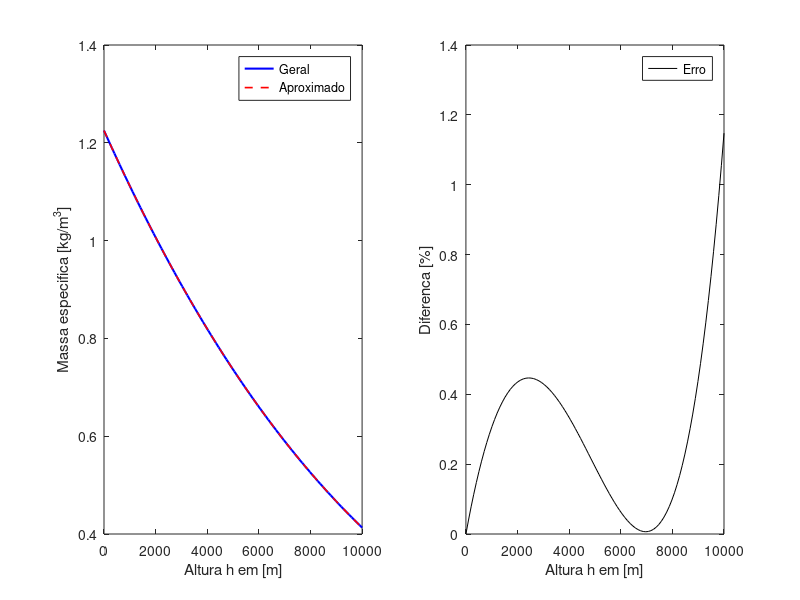

MATLAB code to generate this figure:
clc
clear all
close all

X = 0.0065;    %K/m
rho_0 = 1.225; %Kg/m3
T_0 = 288.15;  %K

h = linspace(0,10000); %variacao altitude em [m]
T = T_0 - X.*h;
rho = rho_0*((T/T_0).^4.2524);
rho_aprox = rho_0*((20 - h./1000)./(20+h./1000));
erro = (1-(rho_aprox./rho))*100;
subplot(1,2,1)
plot(h,rho,'b','LineWidth',1.5,'DisplayName','Geral')
hold on
plot(h,rho,'r--','LineWidth',1.2,'DisplayName','Aproximado')
xlabel("Altura h em [m]")
ylabel("Massa especifica [kg/m^3]")
legend()
hold off
subplot(1,2,2)
plot(h,erro,'k','DisplayName','Erro')
xlabel("Altura h em [m]")
ylabel('Diferenca [%]')
legend()
hold off